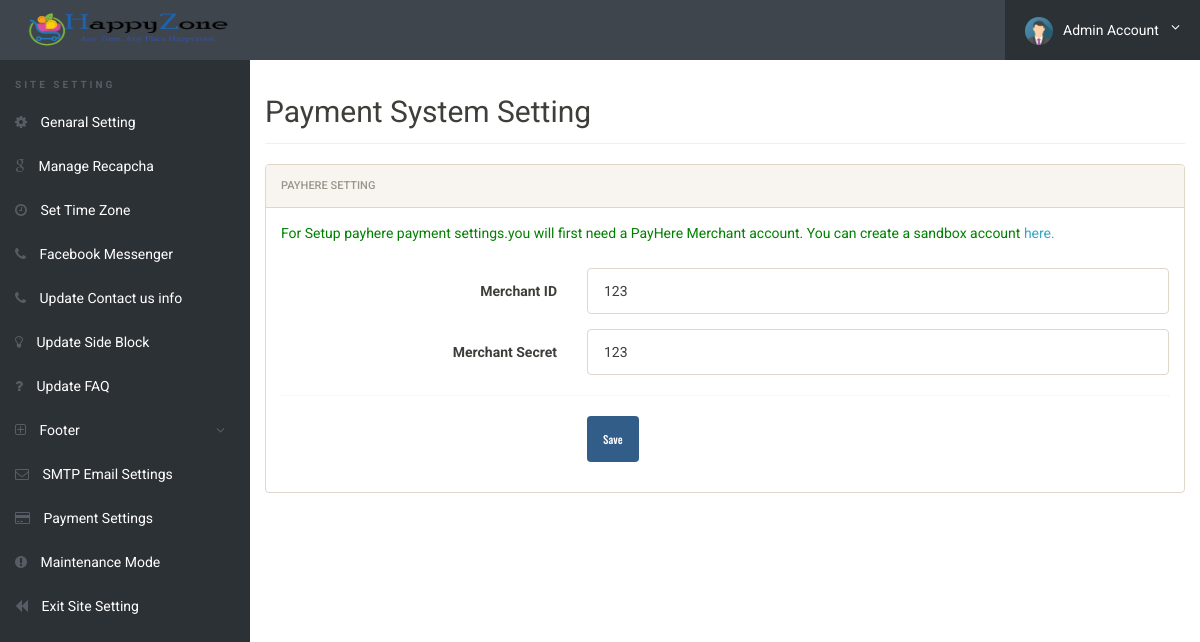
The page /admin/payment-settings.php (signed in) on the database its author committed.
### tables this page shows
CREATE TABLE `genaralsetting` (
  `id` int(11) NOT NULL,
  `setting_name` varchar(250) NOT NULL,
  `setting_description` varchar(250) NOT NULL
);

CREATE TABLE `paymentsetting` (
  `id` int(11) NOT NULL,
  `paymentmethord` varchar(255) NOT NULL,
  `secret_key` varchar(255) NOT NULL,
  `site_key` varchar(255) NOT NULL
);

### admin/payment-settings.php (the view, shortened to what this page needs)
<?php
include('../config/config.php');
if(strlen($_SESSION['alogin'])==0)
	{
header('location:index.php');
}
else{
?>
<!doctype html>
<html lang="en" class="no-js">
<head>
	<link rel="stylesheet" href="css/font-awesome.min.css">
	<link rel="stylesheet" href="css/bootstrap.min.css">
	<link rel="stylesheet" href="css/dataTables.bootstrap.min.css">
	<link rel="stylesheet" href="css/bootstrap-social.css">
	<link rel="stylesheet" href="css/bootstrap-select.css">
	<link rel="stylesheet" href="css/fileinput.min.css">
	<link rel="stylesheet" href="css/awesome-bootstrap-checkbox.css">
	<link rel="stylesheet" href="css/style.css">
</head>
<body>
	<?php include('includes/header.php');?>
	<div class="ts-main-content">
	<?php include('includes/leftbar-site-settings.php');?>
		<div class="content-wrapper">
			<div class="container-fluid">
				<div class="row">
					<div class="col-md-12">
						<h2 class="page-title">Payment System Setting</h2>
								<div class="panel panel-default">
									<div class="panel-heading">Payhere Setting</div>
									<div class="panel-body">
										<form name="Category" method="post" class="form-horizontal" onSubmit="return valid();">
										<?php $query=mysqli_query($con,"SELECT * FROM paymentsetting where id=1");
					                     while($row=mysqli_fetch_array($query))
					                     {
					                     ?>
<p style="color: green;">For Setup payhere payment settings.you will first need a PayHere Merchant account. You can create a sandbox account <a href="https://sandbox.payhere.lk/account/signup/createaccount" target="_blank">here.</a></p>
					                     	<div class="form-group">
												<label class="col-sm-4 control-label">Merchant ID</label>
												<div class="col-sm-8">
													<input type="text" placeholder="Enter Merchant ID" value="<?php echo htmlentities($row['site_key']);?>" name="merchantid" class="form-control" required>
												</div>
											</div>
											<div class="form-group">
												<label class="col-sm-4 control-label">Merchant Secret</label>
												<div class="col-sm-8">
													<input type="text" placeholder="Enter Merchant Secret" value="<?php echo htmlentities($row['secret_key']);?>" name="merchantsecret" class="form-control" required>
												</div><?php } ?>
											</div>
											<div class="hr-dashed"></div>
											<div class="form-group">
												<div class="col-sm-8 col-sm-offset-4">
													<button class="btn btn-primary" name="payhere" type="submit">Save</button>
												</div>
											</div>
										</form>
			</div>
	</div>
	</div>
</body>
</html>
<?php } ?>

### admin/includes/header.php (shortened to what this page needs)
<div class="brand clearfix">
	<?php $query=mysqli_query($con,"select setting_description from genaralsetting where id=4");
                while($row=mysqli_fetch_array($query))
                {
                ?>
                <?php $logophoto=$row['setting_description'];
                if($logophoto==""):
                ?>
                <a href="dashboard.php">&nbsp;&nbsp;&nbsp;&nbsp;&nbsp;<img src="../images/logo/logo.png" alt="" class="header" /></a>
                <?php else:?>
                <a href="dashboard.php">&nbsp;&nbsp;&nbsp;&nbsp;&nbsp;<img src="../images/logo/<?php echo htmlentities($logophoto);?>" alt="" class="header"/></a>&nbsp;
                <?php endif;?><?php } ?>
		<ul class="ts-profile-nav">
			<li class="ts-account">
				<a href="#"><img src="img/ts-avatar.jpg" class="ts-avatar hidden-side" alt="">Admin Account <i class="fa fa-angle-down hidden-side"></i></a>
			</li>
		</ul>
	</div>

### admin/css/style.css (style rules this page uses)
html { font-size: 14px; }
@media only screen and (min-width: 480px) { html { font-size: 17px; } }
@media only screen and (min-width: 768px) { html { font-size: 14px; } }
@media only screen and (min-width: 1024px) { p { font-size: 1em; margin-bottom: 1.8em; } }
@media only screen and (min-width: 600px) { img.header { padding: 6px; width: 100px; height: 58px; } }
@media only screen and (min-width: 768px) { img.header { padding: 6px; width: 100px; height: 58px; } }
@media only screen and (min-width: 992px) { img.header { padding: 9px; width: 220px; height: 58px; } }
@media only screen and (min-width: 1200px) { img.header { padding: 9px; width: 220px; height: 58px; } }
body { font-size: 1em; }
a { color: #37a6c4; }
.btn { font-family: 'Oswald', sans-serif; }
.hr-dashed { background-color: transparent; border-top: 1px dotted #edf0f5; color: transparent; height: 1px; margin: 20px 0; }
.panel { overflow: hidden; }
ul, li { margin: 0; padding: 0; list-style: none; }
.btn { text-transform: none; }
.page-title { padding-bottom: 15px; margin-bottom: 20px; border-bottom: 1px solid #f0f0f0; }
.brand { background: #3e454c; position: relative; z-index: 3; position: fixed; width: 100%; top: 0; }
.brand .ts-profile-nav { float: right; display: none; }
.brand .ts-profile-nav li { float: left; position: relative; }
.brand .ts-profile-nav li a { display: block; padding: 20px; color: #fff; }
.brand .ts-profile-nav .ts-account .fa-angle-down { float: right; }
.brand .ts-profile-nav .ts-account > a { width: 195px; background: #2c3136; }
.brand .ts-profile-nav .ts-account .ts-avatar { border-radius: 50%; height: 28px; margin: -10px 0; margin-right: 10px; }
@media only screen and (min-width: 992px) { .brand .ts-profile-nav { display: block; } }
.ts-main-content .content-wrapper { padding-top: 15px; margin-top: 60px; }
@media only screen and (min-width: 992px) { .ts-main-content .content-wrapper { margin-left: 250px; } }

### rows shown on the page
genaralsetting: setting_description (picture)
paymentsetting: merchantid "123", merchantsecret "123"
